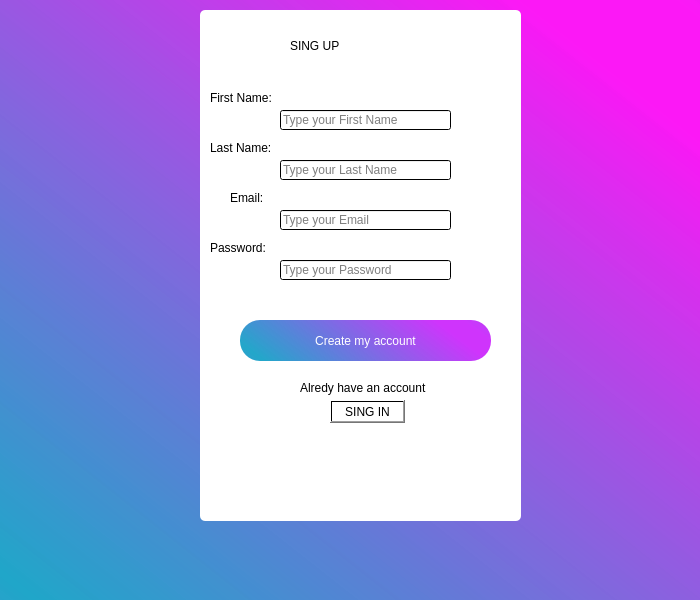
<?xml version="1.0" encoding="UTF-8"?>
<ui version="4.0">
 <class>MainWindow</class>
 <widget class="QMainWindow" name="MainWindow">
  <property name="geometry">
   <rect>
    <x>0</x>
    <y>0</y>
    <width>700</width>
    <height>600</height>
   </rect>
  </property>
  <property name="minimumSize">
   <size>
    <width>700</width>
    <height>600</height>
   </size>
  </property>
  <property name="cursor">
   <cursorShape>PointingHandCursor</cursorShape>
  </property>
  <property name="windowTitle">
   <string>MainWindow</string>
  </property>
  <property name="styleSheet">
   <string notr="true">background-color: qlineargradient(spread:reflect, x1:0.0511364, y1:1, x2:0.917, y2:0.0629091, stop:0 rgba(32, 166, 201, 252), stop:0.943 rgba(252, 23, 246, 223));</string>
  </property>
  <widget class="QWidget" name="centralwidget">
   <widget class="QListView" name="listView">
    <property name="geometry">
     <rect>
      <x>200</x>
      <y>10</y>
      <width>321</width>
      <height>511</height>
     </rect>
    </property>
    <property name="cursor" stdset="0">
     <cursorShape>ArrowCursor</cursorShape>
    </property>
    <property name="styleSheet">
     <string notr="true">background-color: rgb(255, 255, 255);
border-radius:5px;
</string>
    </property>
   </widget>
   <widget class="QLabel" name="label">
    <property name="geometry">
     <rect>
      <x>290</x>
      <y>20</y>
      <width>181</width>
      <height>51</height>
     </rect>
    </property>
    <property name="styleSheet">
     <string notr="true">font: 87 26pt &quot;Arial Black&quot;;
background-color: qlineargradient(spread:pad, x1:0, y1:0, x2:1, y2:0, stop:0 rgba(0, 0, 0, 0), stop:1 rgba(255, 255, 255, 0));</string>
    </property>
    <property name="text">
     <string>SING UP</string>
    </property>
   </widget>
   <widget class="QPushButton" name="pushButton">
    <property name="geometry">
     <rect>
      <x>240</x>
      <y>320</y>
      <width>251</width>
      <height>41</height>
     </rect>
    </property>
    <property name="cursor">
     <cursorShape>PointingHandCursor</cursorShape>
    </property>
    <property name="styleSheet">
     <string notr="true">border-radius:20px;
background-color: qlineargradient(spread:reflect, x1:0, y1:0.569, x2:0.911, y2:0.369727, stop:0 rgba(32, 166, 201, 252), stop:0.943 rgba(200, 23, 252, 223));
color:white;
font: 50 10pt &quot;Arial Black&quot;;</string>
    </property>
    <property name="text">
     <string>Create my account</string>
    </property>
   </widget>
   <widget class="QLineEdit" name="lineEdit">
    <property name="geometry">
     <rect>
      <x>280</x>
      <y>110</y>
      <width>171</width>
      <height>20</height>
     </rect>
    </property>
    <property name="styleSheet">
     <string notr="true">alternate-background-color: qlineargradient(spread:pad, x1:0, y1:0, x2:1, y2:0, stop:0 rgba(0, 0, 0, 0), stop:1 rgba(255, 255, 255, 0));
background-color: qlineargradient(spread:pad, x1:0, y1:0, x2:1, y2:0, stop:0 rgba(0, 0, 0, 0), stop:1 rgba(255, 255, 255, 0));
border-color: rgb(255, 85, 255)</string>
    </property>
    <property name="placeholderText">
     <string>Type your First Name</string>
    </property>
   </widget>
   <widget class="QLabel" name="label_3">
    <property name="geometry">
     <rect>
      <x>300</x>
      <y>380</y>
      <width>141</width>
      <height>16</height>
     </rect>
    </property>
    <property name="styleSheet">
     <string notr="true">font: 8pt &quot;Verdana&quot;;
background-color: qlineargradient(spread:pad, x1:0, y1:0, x2:1, y2:0, stop:0 rgba(0, 0, 0, 0), stop:1 rgba(255, 255, 255, 0));</string>
    </property>
    <property name="text">
     <string>Alredy have an account</string>
    </property>
   </widget>
   <widget class="QLabel" name="label_4">
    <property name="geometry">
     <rect>
      <x>210</x>
      <y>90</y>
      <width>71</width>
      <height>16</height>
     </rect>
    </property>
    <property name="styleSheet">
     <string notr="true">font: 150 8pt &quot;Verdana&quot;;
background-color: qlineargradient(spread:pad, x1:0, y1:0, x2:1, y2:0, stop:0 rgba(0, 0, 0, 0), stop:1 rgba(255, 255, 255, 0));</string>
    </property>
    <property name="text">
     <string>First Name:</string>
    </property>
   </widget>
   <widget class="QLabel" name="label_5">
    <property name="geometry">
     <rect>
      <x>210</x>
      <y>140</y>
      <width>71</width>
      <height>16</height>
     </rect>
    </property>
    <property name="styleSheet">
     <string notr="true">font: 150 8pt &quot;Verdana&quot;;
background-color: qlineargradient(spread:pad, x1:0, y1:0, x2:1, y2:0, stop:0 rgba(0, 0, 0, 0), stop:1 rgba(255, 255, 255, 0));</string>
    </property>
    <property name="text">
     <string>Last Name:</string>
    </property>
   </widget>
   <widget class="QPushButton" name="pushButton_2">
    <property name="geometry">
     <rect>
      <x>330</x>
      <y>400</y>
      <width>75</width>
      <height>23</height>
     </rect>
    </property>
    <property name="styleSheet">
     <string notr="true">border-image: url(:/fondo/fondo.png);
font: 500 8pt &quot;Verdana&quot;;
background-color: qlineargradient(spread:pad, x1:0, y1:0, x2:1, y2:0, stop:0 rgba(0, 0, 0, 0), stop:1 rgba(255, 255, 255, 0));</string>
    </property>
    <property name="text">
     <string>SING IN</string>
    </property>
   </widget>
   <widget class="QLabel" name="label_6">
    <property name="geometry">
     <rect>
      <x>230</x>
      <y>190</y>
      <width>41</width>
      <height>16</height>
     </rect>
    </property>
    <property name="styleSheet">
     <string notr="true">font: 150 8pt &quot;Verdana&quot;;
background-color: qlineargradient(spread:pad, x1:0, y1:0, x2:1, y2:0, stop:0 rgba(0, 0, 0, 0), stop:1 rgba(255, 255, 255, 0));</string>
    </property>
    <property name="text">
     <string>Email:</string>
    </property>
   </widget>
   <widget class="QLineEdit" name="lineEdit_2">
    <property name="geometry">
     <rect>
      <x>280</x>
      <y>160</y>
      <width>171</width>
      <height>20</height>
     </rect>
    </property>
    <property name="styleSheet">
     <string notr="true">alternate-background-color: qlineargradient(spread:pad, x1:0, y1:0, x2:1, y2:0, stop:0 rgba(0, 0, 0, 0), stop:1 rgba(255, 255, 255, 0));
background-color: qlineargradient(spread:pad, x1:0, y1:0, x2:1, y2:0, stop:0 rgba(0, 0, 0, 0), stop:1 rgba(255, 255, 255, 0));
border-color: rgb(255, 85, 255)</string>
    </property>
    <property name="placeholderText">
     <string>Type your Last Name</string>
    </property>
   </widget>
   <widget class="QLineEdit" name="lineEdit_3">
    <property name="geometry">
     <rect>
      <x>280</x>
      <y>210</y>
      <width>171</width>
      <height>20</height>
     </rect>
    </property>
    <property name="styleSheet">
     <string notr="true">alternate-background-color: qlineargradient(spread:pad, x1:0, y1:0, x2:1, y2:0, stop:0 rgba(0, 0, 0, 0), stop:1 rgba(255, 255, 255, 0));
background-color: qlineargradient(spread:pad, x1:0, y1:0, x2:1, y2:0, stop:0 rgba(0, 0, 0, 0), stop:1 rgba(255, 255, 255, 0));
border-color: rgb(255, 85, 255)</string>
    </property>
    <property name="placeholderText">
     <string>Type your Email</string>
    </property>
   </widget>
   <widget class="QLabel" name="label_7">
    <property name="geometry">
     <rect>
      <x>210</x>
      <y>240</y>
      <width>61</width>
      <height>16</height>
     </rect>
    </property>
    <property name="styleSheet">
     <string notr="true">font: 150 8pt &quot;Verdana&quot;;
background-color: qlineargradient(spread:pad, x1:0, y1:0, x2:1, y2:0, stop:0 rgba(0, 0, 0, 0), stop:1 rgba(255, 255, 255, 0));</string>
    </property>
    <property name="text">
     <string>Password:</string>
    </property>
   </widget>
   <widget class="QLineEdit" name="lineEdit_4">
    <property name="geometry">
     <rect>
      <x>280</x>
      <y>260</y>
      <width>171</width>
      <height>20</height>
     </rect>
    </property>
    <property name="styleSheet">
     <string notr="true">alternate-background-color: qlineargradient(spread:pad, x1:0, y1:0, x2:1, y2:0, stop:0 rgba(0, 0, 0, 0), stop:1 rgba(255, 255, 255, 0));
background-color: qlineargradient(spread:pad, x1:0, y1:0, x2:1, y2:0, stop:0 rgba(0, 0, 0, 0), stop:1 rgba(255, 255, 255, 0));
border-color: rgb(255, 85, 255)</string>
    </property>
    <property name="placeholderText">
     <string>Type your Password</string>
    </property>
   </widget>
   <widget class="QLabel" name="dato">
    <property name="geometry">
     <rect>
      <x>240</x>
      <y>290</y>
      <width>91</width>
      <height>20</height>
     </rect>
    </property>
    <property name="styleSheet">
     <string notr="true">background-color: qlineargradient(spread:pad, x1:0, y1:0, x2:1, y2:0, stop:0 rgba(0, 0, 0, 0), stop:1 rgba(255, 255, 255, 0));
color:red;
font: 87 9pt &quot;Arial Black&quot;;</string>
    </property>
    <property name="text">
     <string>  </string>
    </property>
   </widget>
   <widget class="QLabel" name="dato_2">
    <property name="geometry">
     <rect>
      <x>390</x>
      <y>290</y>
      <width>101</width>
      <height>20</height>
     </rect>
    </property>
    <property name="styleSheet">
     <string notr="true">background-color: qlineargradient(spread:pad, x1:0, y1:0, x2:1, y2:0, stop:0 rgba(0, 0, 0, 0), stop:1 rgba(255, 255, 255, 0));
color:green;
font: 87 9pt &quot;Arial Black&quot;;</string>
    </property>
    <property name="text">
     <string/>
    </property>
   </widget>
  </widget>
 </widget>
 <resources>
  <include location="../../OneDrive/Escritorio/logo3.qrc"/>
 </resources>
 <connections/>
</ui>
